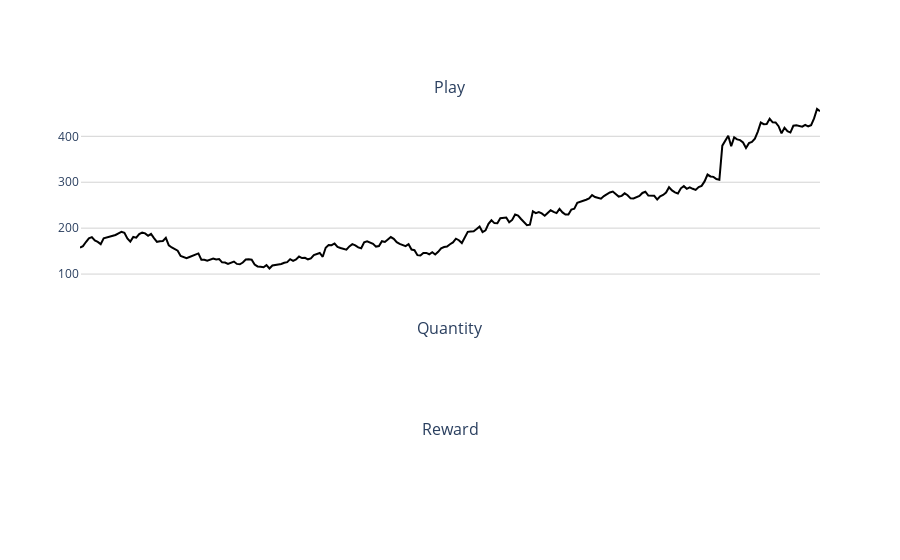

The cell this chart's notebook holds for it:
### Markdown cell above
###### Load env

### Code cell
env = NewEnv(data, col="Close", history=5, include_open=True, from_start=True)
print("\n-> state_space_n =", env.state_space_n)
print("-> action_space_n =", env.action_space_n, "| actions =", env.action_space)
env.render()

### Figure 1 — Plotly figure (JSON) as saved in the notebook; plotly's stock layout.template omitted (floating-point values rounded to 4 significant figures; data arrays with more than 128 entries replaced by an {"elided": "..."} marker saying what was removed)
{"data": [{"line": {"color": "black"}, "mode": "lines", "name": "Price", "type": "scatter", "x": {"elided": "251 int values"}, "xaxis": "x", "y": {"elided": "251 float values"}, "yaxis": "y"}], "layout": {"annotations": [{"font": {"size": 16}, "showarrow": false, "text": "Play", "x": 0.5, "xanchor": "center", "xref": "paper", "y": 1, "yanchor": "bottom", "yref": "paper"}, {"font": {"size": 16}, "showarrow": false, "text": "Quantity", "x": 0.5, "xanchor": "center", "xref": "paper", "y": 0.3667, "yanchor": "bottom", "yref": "paper"}, {"font": {"size": 16}, "showarrow": false, "text": "Reward", "x": 0.5, "xanchor": "center", "xref": "paper", "y": 0.1, "yanchor": "bottom", "yref": "paper"}], "hovermode": "x", "plot_bgcolor": "white", "showlegend": false, "xaxis": {"anchor": "y", "domain": [0, 1], "matches": "x3", "showticklabels": false}, "xaxis2": {"anchor": "y2", "domain": [0, 1], "matches": "x3", "showticklabels": false}, "xaxis3": {"anchor": "y3", "domain": [0, 1]}, "yaxis": {"anchor": "x", "domain": [0.5333, 1], "gridcolor": "lightgrey"}, "yaxis2": {"anchor": "x2", "domain": [0.2667, 0.3667]}, "yaxis3": {"anchor": "x3", "domain": [0, 0.1]}}}
